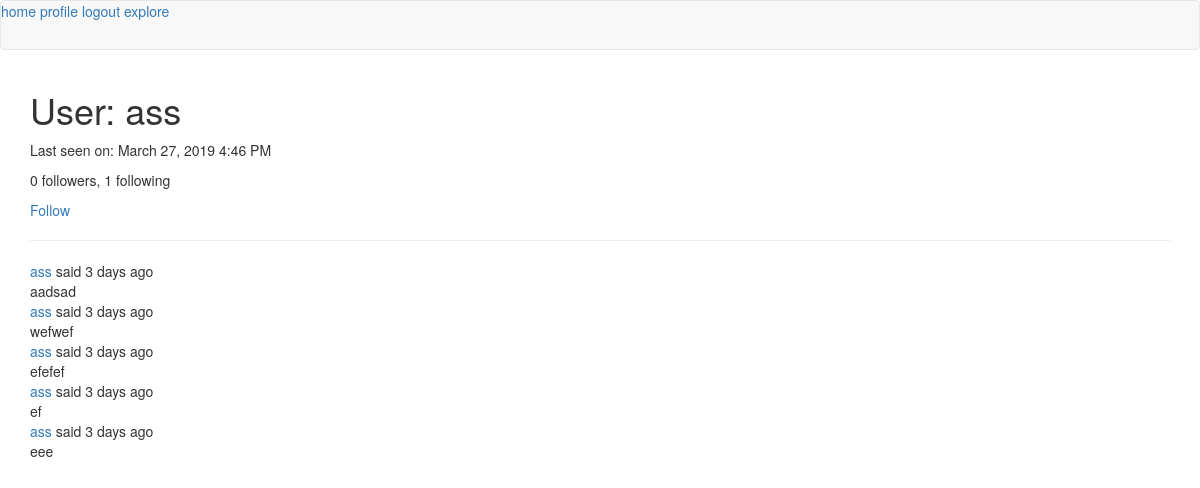
/main/user/ass (signed in), run on an earlier commit of the app's database.
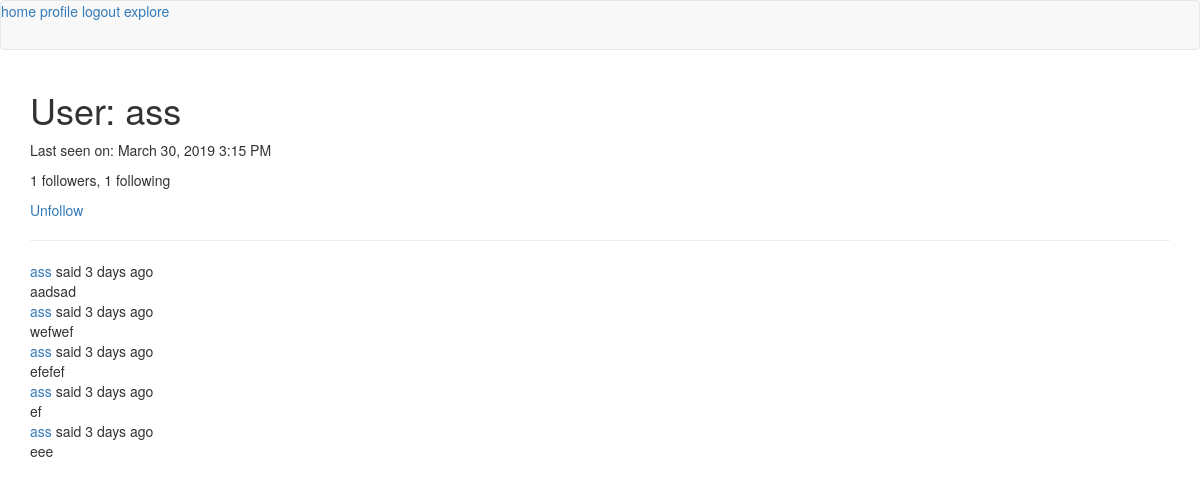
And on a later commit of the database.
### app/main/models.py (models this page shows, shortened)
class User(UserMixin, db.Model):
	id = db.Column(db.Integer, primary_key=True)
	username = db.Column(db.String(64), index=True, unique=True)
	email = db.Column(db.String(120), index=True, unique=True)
	password_hash = db.Column(db.String(128))
	posts = db.relationship('Post', backref='author', lazy='dynamic')
	about_me = db.Column(db.String(140))
	last_seen = db.Column(db.DateTime, default=datetime.utcnow)
	followed = db.relationship(
		'User',
		secondary = followers,
		primaryjoin = (followers.c.follower_id == id),
		secondaryjoin = (followers.c.followed_id == id),
		backref = db.backref('followers', lazy='dynamic'),
		lazy = 'dynamic'
	)
	def is_following(self, user):
		global followers
		return self.followed.filter(followers.c.followed_id == user.id).count() > 0
	@login.user_loader
	def load_user(id):
		return User.query.get(int(id))

class Post(db.Model):
	id = db.Column(db.Integer, primary_key=True)
	body = db.Column(db.String(140))
	timestamp = db.Column(db.DateTime, index=True, default=datetime.utcnow)
	user_id = db.Column(db.Integer, db.ForeignKey('user.id'))
	language = db.Column(db.String(5))

### app/main/routes.py (the view)
@bp.route('/user/<username>')
@login_required
def user(username):
	user = User.query.filter_by(username=username).first_or_404()
	page = request.args.get('page', 1, type=int)
	posts = user.posts.order_by(Post.timestamp.desc()).paginate(
		page, current_app.config['POSTS_PER_PAGE'], False)
	next_url = url_for('main.user', username=user.username, page=posts.next_num) \
		if posts.has_next else None
	prev_url = url_for('main.user', username=user.username, page=posts.prev_num) \
		if posts.has_prev else None
	return render_template('user.html', user=user, posts=posts.items,
						   next_url=next_url, prev_url=prev_url)

### app/main/routes.py (called while the page is built)
@bp.before_request
def before_request():
	if current_user.is_authenticated:
		current_user.last_seen = datetime.utcnow()
		db.session.commit()
	g.locale = str(get_locale())

### app/templates/user.html (shortened to what this page needs)
{% extends "base.html" %}
{% block app_content %}
    <h1>{{ _('User: %(username)s', username=user.username) }}</h1>
	{% if user.last_seen %}<p>{{ _('Last seen on: %(seen)s', seen=moment(user.last_seen).format('LLL')) }}</p>{% endif %}
	<p>{{ _('%(followers)i followers, %(following)i following', followers=user.followers.count(), following=user.followed.count()) }}</p>
	{% if user == current_user %}
        <p><a href="{{ url_for('main.edit_profile') }}">{{ _('Edit your profile') }}</a></p>
        {% elif not current_user.is_following(user) %}
        <p><a href="{{ url_for('main.follow', username=user.username) }}">{{ _('Follow') }}</a></p>
        {% else %}
        <p><a href="{{ url_for('main.unfollow', username=user.username) }}">{{ _('Unfollow') }}</a></p>
        {% endif %}
    <hr>
    {% for post in posts %}
		{% include '_post.html' %}
    {% endfor %}
{% endblock %}

### app/templates/base.html (shortened to what this page needs)
{% extends 'bootstrap/base.html' %}
{% block navbar %}
	<nav class="navbar navbar-default">
		<a href="{{ url_for('main.index') }}">{{ _('home') }}</a>
		{% if current_user.is_anonymous %}
		<a href="{{ url_for('auth.login') }}">{{ _('login') }}</a>
		{% else %}
		<a href="{{ url_for('main.user', username=current_user.username) }}">{{ _('profile') }}</a>
		<a href="{{ url_for('auth.logout') }}">{{ _('logout') }}</a>
		{% endif %}
		<a href="{{ url_for('main.explore') }}">{{ _('explore') }}</a>
	</nav>
{% endblock %}
{% block content %}
	<div class="container">
		{% block app_content %}{% endblock %}
	</div>
{% endblock %}

### app/templates/_post.html (shortened to what this page needs)
<table>
	<tr>
		<td>
		{{ _('%(username)s said %(when)s', username=user_link, when=moment(post.timestamp).fromNow()) }}
		<br>
		<span id="post{{ post.id }}">{{ post.body }}</span>
		</td>
	</tr>
</table>

What changed in the data, as far as the page shows it:
changed User "User: ass": last_seen "Last seen on: March 27, 2019 4:46 PM" → "Last seen on: March 30, 2019 3:15 PM"
Also different on the page:
text no longer shown: "0 followers, 1 following Follow"
text now shown: "1 followers, 1 following Unfollow"
